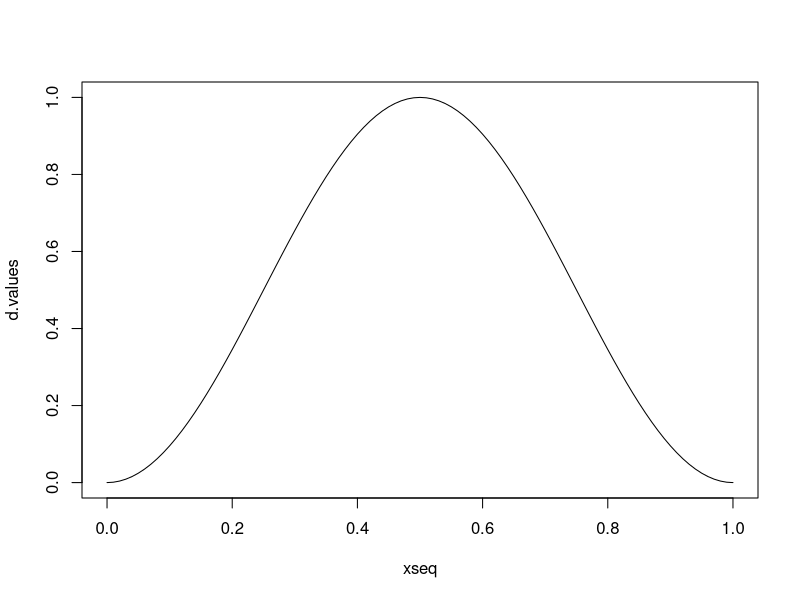
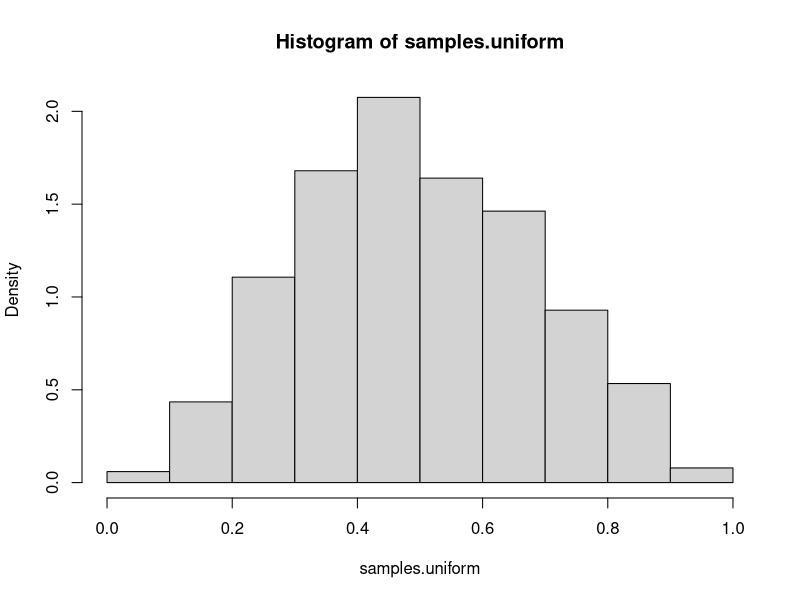
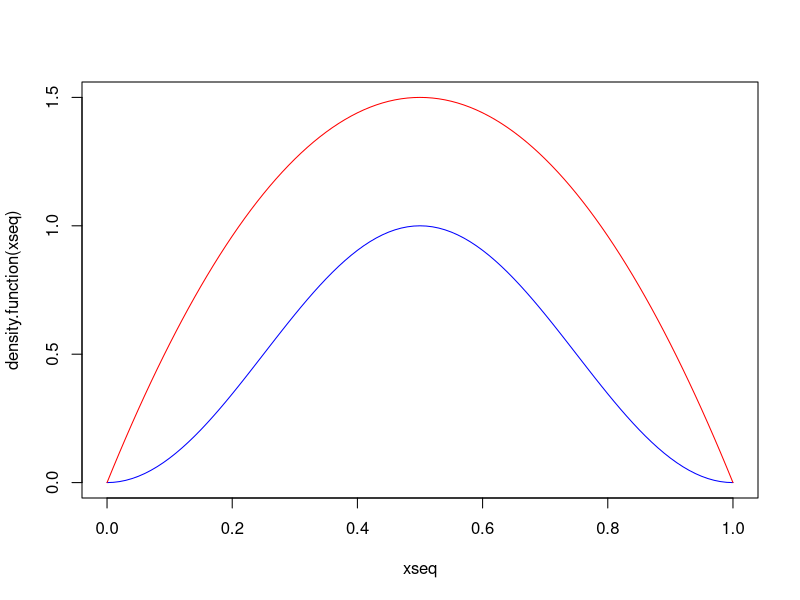
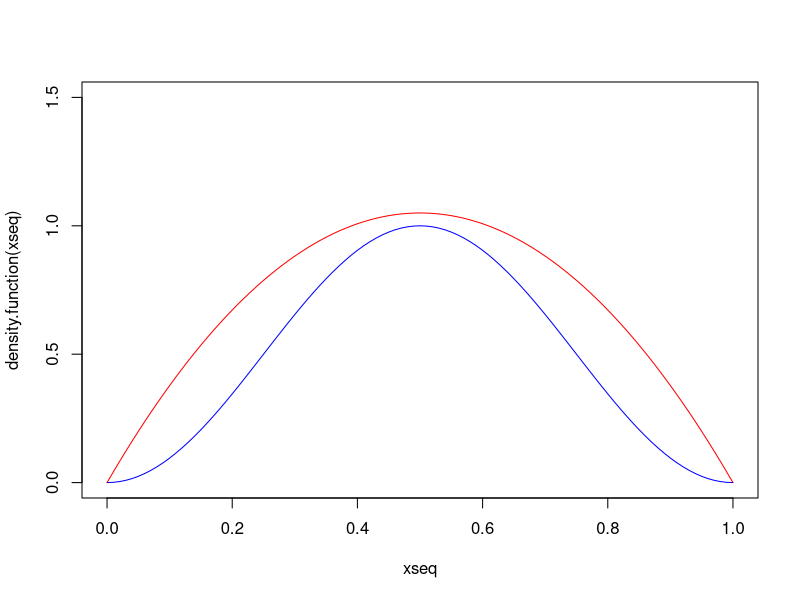
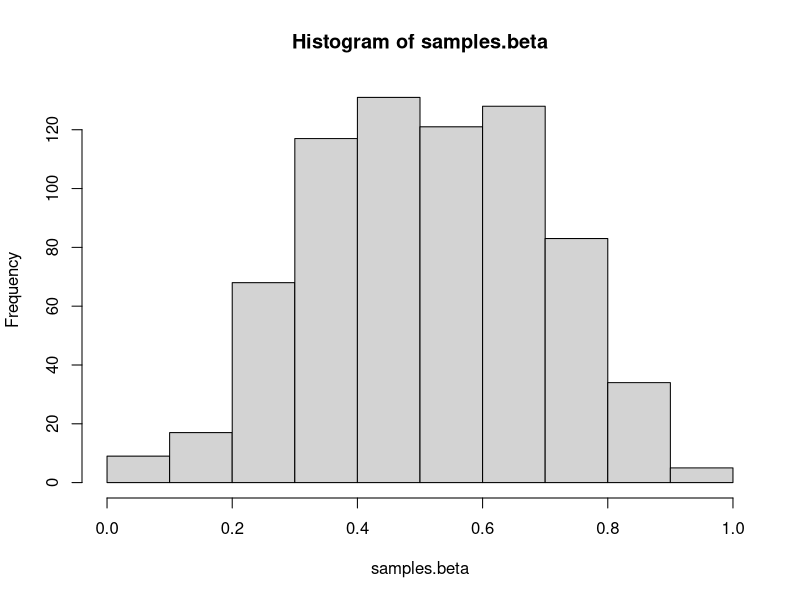

Reproduce these figures in R, in order.
##### Lab 4 #####

# This file will work through 2 simple implementations
# of rejection sampling. We will sample from a density
# p(x) ~ sin(pi*x)^2, x in (0,1)
# The first implementation will be using a uniform
# envelope function, the second one using a beta
# envelope (since we're on the unit interval). We
# will also call the envelope function a proposal
# function, and denote its density by g(x)

#### Plot the density ####
xseq <- seq(from=0,to=1,by=0.01)

d.values <- sin(pi*xseq)^2

plot(xseq,d.values,type="l")

#### Uniform envelope function ####

# We can see from the previous plot that the
# density seems to have its maximum at 1. Since
# the uniform density on (0,1) is constant at 1,
# we will not have to worry the envelope being
# smaller than the target density.
# In order to make things slightly more abstract
# we will write a new function which will evaluate
# sin(x*pi) for us, and use this function throughout
# the rest of the code.

density.function <- function(x){
  return(sin(pi*x)^2)
}



samples.uniform <- NULL
N=1000
for ( i in 1:N ) {
  proposal <- runif(1) # Here we get a proposal value
  density.ratio <- density.function(proposal)/dunif(proposal)  # We calculate the ratio of the densities
  if ( runif(1) < density.ratio ) samples.uniform <- c(samples.uniform,proposal) # If a random uniform is lower than our ratio, we accept our sample, otherwise we reject. Then we repeat this process
}

hist(samples.uniform,freq=FALSE)
print(paste("Acceptance Ratio: ",length(samples.uniform)/N))

# If we wanted to, we could now increase the
# sample size to make the estimate more accurate.
# Alternatively, we could try to find a better
# proposal density.



#### Beta proposal ####

# First let's plot the density and a beta(2,2)
# density to see whether the beta is bigger at
# all points.

plot(xseq,density.function(xseq),type="l",col="blue",ylim=c(0,1.5))
lines(xseq,dbeta(xseq,2,2),col="red")

# We see that the beta is in fact bigger at all
# points, but it is in fact *too* big. We want
# the envelope density to be as close to the
# target density as possible. Let's multiply this by
# a factor less than 1 to bring it down a bit.

M=0.7
plot(xseq,density.function(xseq),type="l",col="blue",ylim=c(0,1.5))
lines(xseq,M*dbeta(xseq,2,2),col="red")

# This looks much better. For real applications we'd
# probably have to do much better still, especially if
# we're working with more complicated densities. Note that
# when we compute the ratio of the densities for the
# acceptance rate, we will now take the factor of M=0.7
# into account as well, so it will become
# p(x)/(M*g(x))

samples.beta <- NULL

for ( i in 1:N ) {
  proposal  = rbeta(1,2,2) # We obtain a proposal from a beta(2,2) random variable
  density.ratio = density.function(proposal)/(M*dbeta(proposal,2,2)) # We calculate the density ratio, including the multiplicative constant
  if (runif(1) < density.ratio ) samples.beta <- c(samples.beta,proposal)
}

hist(samples.beta)
print(paste("Acceptance Ratio: ",length(samples.beta)/N))

# As we can see the acceptance ratio has gone up from
# about 50% to about 90%. In real applications the
# acceptance ratio is probably going to be much lower,
# and a lot of the work (should you choose to do rejection
# sampling) can be in finding an envelope function that
# doesn't just give you a basically 0% chance of accepting
# a point.

